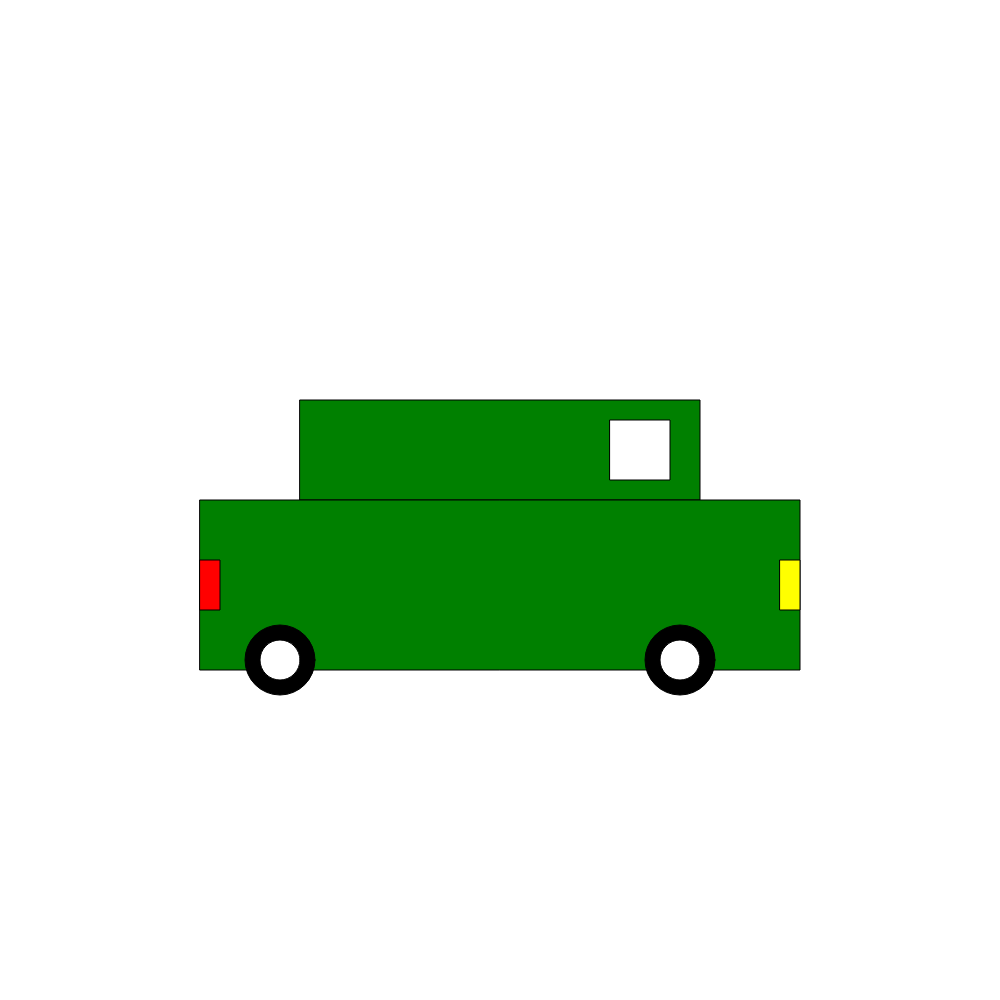
Frame 1 (no input)
Frame 60 (no input): identical to frame 1, image omitted
Frame 120 (the mouse pressed at the canvas centre since frame 60): identical to frame 1, image omitted

The p5.js sketch that drew this single still picture (run headless with seeded random() and noise() and a simulated clock; from frame 60 on, the mouse is pressed at the canvas centre):

// p5.js sketch
// ── sketch.js
function setup() {
  createCanvas(1000,1000);
  fill('green'); //green car
  rect(300,400,400,100); // car top
  rect(200,500,600,170);//car base
  fill('white');// white window color
  rect(610,420,60,60);//window
  fill('red'); //red break lights
  rect(200,560,20,50);// break lights
  fill('yellow');// yellow head lights
  rect(780,560,20,50);//head lights
  fill('black');//black tires
  ellipse(280,660,70,70);//rear tire 
  ellipse(680,660,70,70);// front tire
  fill('white');// white inside circle
  ellipse(280,660,40,40);//rear inside circle
  ellipse(680,660,40,40);//front inside circle
}

function draw() {
  
}
